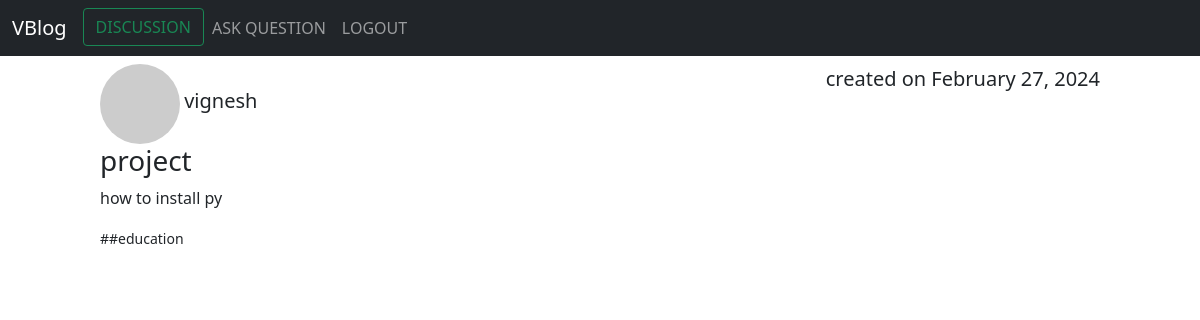
The page /discussion/comment/edit/1/1 (signed in) on the database its author committed.
### app.py (models this page shows)
class Users(db.Model,UserMixin):
    __tablename__ = "users"
    id = db.Column(db.Integer,primary_key=True)
    email = db.Column(db.String(100),unique=True)
    password = db.Column(db.String(100))
    name = db.Column(db.String(100))
    posts = db.relationship("BlogPost", backref="poster")
    comments = relationship("Comments", back_populates="comment_author")
    thread_posts = relationship("Thread", back_populates="thread_author")
    thread_comments_one = relationship("ThreadCommentsOne", back_populates="thread_comment_author")
    thread_comments_two = relationship("ThreadCommentsTwo", back_populates="thread_comment_two_author")

class Thread(db.Model):
    __tablename__="thread"
    id = db.Column(db.Integer,primary_key=True)
    title = db.Column(db.String(250),nullable=False)
    brief = db.Column(db.String(250),nullable=False)
    categories = db.Column(db.String(250),nullable=True)
    hashtags = db.Column(db.String(250),nullable=True)
    date = db.Column(db.String(250),nullable=False)
    author_id = db.Column(db.Integer, db.ForeignKey("users.id"))
    thread_author = relationship("Users", back_populates="thread_posts")
    thread_comments = relationship("ThreadCommentsOne", back_populates="parent_thread")

### app.py (the view)
@app.route("/discussion/comment/edit/<int:thread_id>/<int:comment_id>",methods=["GET","POST"])
@login_required
def edit_comment_one(thread_id,comment_id):
    required_thread = Thread.query.filter_by(id=thread_id).first()
    required_comment = ThreadCommentsOne.query.filter_by(id=comment_id).first()
    form = CommentForm(comment_text=required_comment.text)
    if form.validate_on_submit():
        required_comment.text = form.comment_text.data
        db.session.commit()
        return redirect(url_for("show_thread",thread_id=required_thread.id,thread=required_thread.title))
    return render_template("edit_thread_command.html", thread=required_thread, form=form,required_comment=required_comment)

### app.py (called while the page is built)
@login_manager.user_loader
def load_user(user_id):
    return Users.query.get(int(user_id))

@app.context_processor
def inject_data():
    search_form = SearchForm()
    return dict(search_form=search_form)

### templates/edit_thread_command.html (shortened to what this page needs)
{% extends "base.html" %}
{% block style_link %}
    <link rel="stylesheet" href="{{ url_for("static",filename="thread_post_style.css") }}">
    <link href="https://code.ionicframework.com/ionicons/2.0.1/css/ionicons.min.css" rel="stylesheet">
{% endblock %}
{% block content %}
    <nav class="navbar navbar-expand-lg navbar-dark bg-dark">
        <div class="container-fluid">
            <a class="navbar-brand" href="{{ url_for("index") }}">VBlog</a>
            <div class="collapse navbar-collapse" id="navbarTogglerDemo03">
                <ul class="navbar-nav me-auto mb-2 mb-lg-0">
                    <li class="nav-item">
                        <a class="btn btn-outline-success" aria-current="page" href="{{ url_for("discussion") }}">DISCUSSION</a>
                    </li>
                    {% if current_user.is_authenticated %}
                        <li class="nav-item">
                            <a class="nav-link" href="{{ url_for("create_forum") }}">ASK QUESTION</a>
                        </li>
                        <li class="nav-item">
                            <a class="nav-link" href="{{ url_for("logout") }}">LOGOUT</a>
                        </li>
                    {% else %}
                        <li class="nav-item">
                            <a class="nav-link" href="{{ url_for("login") }}">LOGIN</a>
                        </li>
                    {% endif %}
                </ul>
            </div>
        </div>
    </nav>
    <div class="col-lg-10 col-md-10 mx-auto mt-2">
        <div>
            <span class="d-flex justify-content-between"><span><img src="{{ thread.thread_author.email | gravatar(size=40) }}" alt="" style="border-radius: 50%;"> <h5 style="display: inline">{{ thread.thread_author.name }}</h5></span> <small class="fs-5">created on {{ thread.date }}</small></span>
            <div style="text-align: justify">
                <h3>{{ thread.title }}</h3>
                {{ thread.brief|safe }}
                <small>{{ thread.hashtags }}</small>
            </div>
        </div>
    </div>
{% endblock %}

### rows shown on the page
Users: thread_author.name "vignesh"
Thread: date "February 27, 2024", title "project", brief "how to install py", hashtags "##education"
